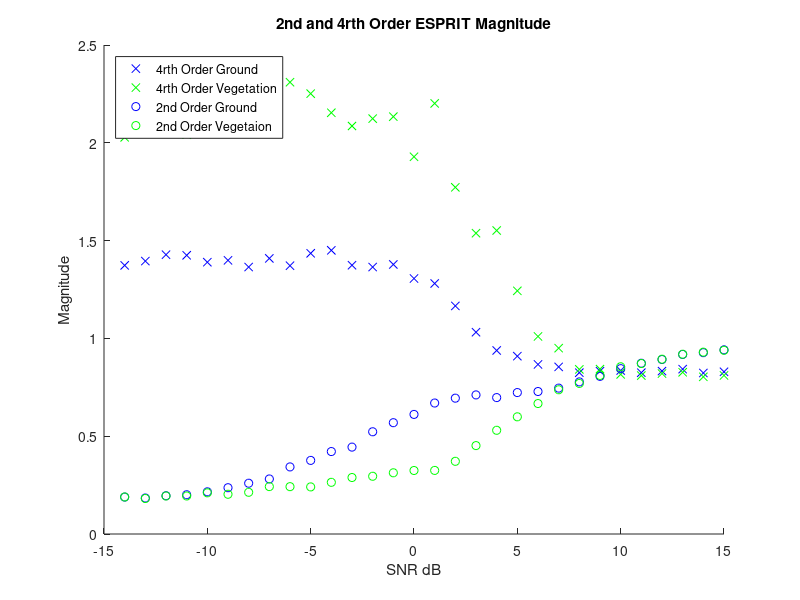
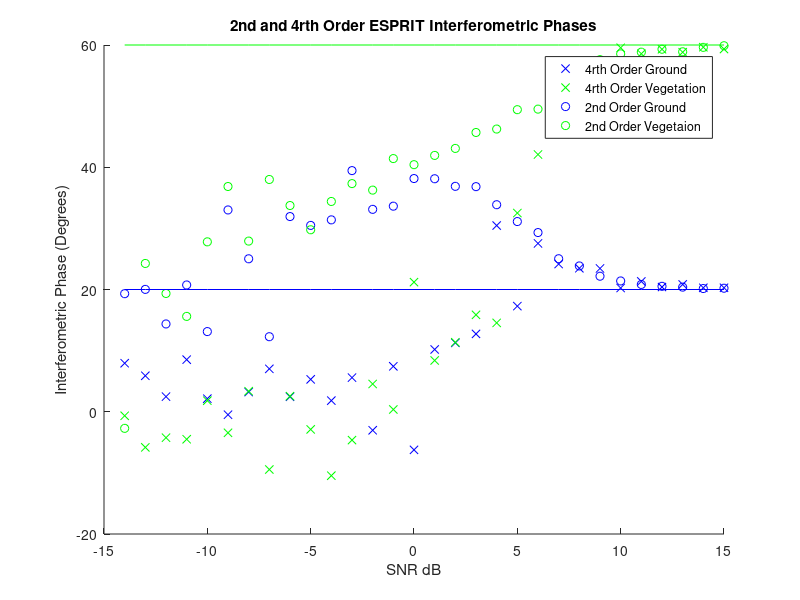

Reproduce these figures in MATLAB, in order.
%% Afric_Sim_test_ESPRIT
clc;clear;
%% Initializations
alpha = 1; %ground weighting factor
beta = 1;   %veg weighting factor

Pol_ground = [1;1;0]./sqrt(2);
Pol_vegitation = [1;1;1]./sqrt(3);

eye_2 = 0;
G_O = 20;
ground_offset = G_O*pi/180; % ground interferomitry offset
V_O = 60;
vegitation_offset = V_O*pi/180;    % veg interferomitry offset

Averaged_samples = 100;
Window_optimal = 81;    %size of window
SNR_samples = 30;

ground_angle_4 = zeros(SNR_samples,1);
ground_angle_2 = zeros(SNR_samples,1);

vegitation_angle_4 = zeros(SNR_samples,1);
vegitation_angle_2 = zeros(SNR_samples,1);

ground_abs_4 = zeros(SNR_samples,1);
ground_abs_2 = zeros(SNR_samples,1);

vegitation_abs_4 = zeros(SNR_samples,1);
vegitation_abs_2 = zeros(SNR_samples,1);

SNR = zeros(1,SNR_samples);
%% Matrix Construction
for SNR_sample = (1:SNR_samples);
    
    SNR(SNR_sample)=SNR_sample-15;
    Noise = (10^(-SNR(SNR_sample)/20))/sqrt(3);
    
    for unusedvariable = 1:Averaged_samples
        
        %% Matrix Construction
        
        g =  Pol_ground*exp(1i*2*pi*rand(1,Window_optimal));
        v =  Pol_vegitation*exp(1i*2*pi*rand(1,Window_optimal));
        
        s1 = alpha*g + beta*v;
        s2 = alpha*exp(1i*ground_offset)*g + beta*exp(1i*vegitation_offset)*v;
        
        s1_Noise = s1 + Noise*sqrt(-2*log(1-rand(3,Window_optimal))).*exp(1i*2*pi*rand(3,Window_optimal));
        s2_Noise = s2 + Noise*sqrt(-2*log(1-rand(3,Window_optimal))).*exp(1i*2*pi*rand(3,Window_optimal));
        
        index=[1 1
            2 2
            3 3
            1 2
            1 3
            2 3];
        
        S1_2 = [s1_Noise(1,:)
            s1_Noise(2,:)
            s1_Noise(3,:)];
        
        S2_2 = [s2_Noise(1,:)
            s2_Noise(2,:)
            s2_Noise(3,:)];
        
        S1_4 = [s1_Noise(1,:).*s1_Noise(1,:)
            s1_Noise(2,:).*s1_Noise(2,:)
            s1_Noise(3,:).*s1_Noise(3,:)
            s1_Noise(1,:).*s1_Noise(2,:)
            s1_Noise(1,:).*s1_Noise(3,:)
            s1_Noise(2,:).*s1_Noise(3,:)];
        
        S2_4 = [s2_Noise(1,:).*s2_Noise(1,:)
            s2_Noise(2,:).*s2_Noise(2,:)
            s2_Noise(3,:).*s2_Noise(3,:)
            s2_Noise(1,:).*s2_Noise(2,:)
            s2_Noise(1,:).*s2_Noise(3,:)
            s2_Noise(2,:).*s2_Noise(3,:)];
        
        R1_2 = S1_2*S1_2'/Window_optimal;
        R2_2 = S1_2*S2_2'/Window_optimal;
        
        R10_2 = S1_2*S1_2.'/Window_optimal;
        R20_2 = S2_2*S2_2.'/Window_optimal;
        
        R1_4 = S1_4*S1_4'/Window_optimal;
        R2_4 = S1_4*S2_4'/Window_optimal;
        
        for m = 1:6
            for n = 1:6
                
                R1_4(m,n)= R1_4(m,n) - R10_2(index(m,1),index(m,2))*R10_2(index(n,1),index(n,2))...
                    - R1_2(index(m,1),index(n,1))*R1_2(index(m,2),index(n,2))...
                    - R1_2(index(m,1),index(n,2))*R1_2(index(m,2),index(n,1));
                
                R2_4(m,n)= R2_4(m,n) - R10_2(index(m,1),index(m,2))*R20_2(index(n,1),index(n,2))...
                    - R2_2(index(m,1),index(n,1))*R2_2(index(m,2),index(n,2))...
                    - R2_2(index(m,1),index(n,2))*R2_2(index(m,2),index(n,1));
                
            end
        end
        %% Second Order Stats

        [eigenvec_2,eigenval_2] =eig((pinv(R1_2 + eye_2*eye(3)))*R2_2,'nobalance');
        
        [~,srt_2]=sort(abs(diag(eigenval_2)),'descend');
        
        Leig_copol = (abs(eigenval_2(srt_2(1),srt_2(1)))^2)....
            *abs(eigenvec_2(1,srt_2(1)))^2....
            + abs(eigenvec_2(2,srt_2(1)))^2;
        
        SLeig_copol = (abs(eigenval_2(srt_2(1),srt_2(1)))^2)....
            *abs(eigenvec_2(1,srt_2(2)))^2....
            + abs(eigenvec_2(2,srt_2(2)))^2;
        
        if (Leig_copol >= SLeig_copol)
            
            ground_angle_2(SNR_sample,1) = ground_angle_2(SNR_sample,1)....
                + angle(eigenval_2(srt_2(1),srt_2(1)))/Averaged_samples;
            
            vegitation_angle_2(SNR_sample,1) = vegitation_angle_2(SNR_sample,1)....
                + angle(eigenval_2(srt_2(2),srt_2(2)))/Averaged_samples;
            
            ground_abs_2(SNR_sample,1) = ground_abs_2(SNR_sample,1)....
                + (abs(eigenval_2(srt_2(1),srt_2(1))))/Averaged_samples;
            
            vegitation_abs_2(SNR_sample,1) = vegitation_abs_2(SNR_sample,1)....
                + (abs(eigenval_2(srt_2(2),srt_2(2))))/Averaged_samples;
        else
            
            ground_angle_2(SNR_sample,1) = ground_angle_2(SNR_sample,1)....
                + angle(eigenval_2(srt_2(2),srt_2(2)))/Averaged_samples;
            
            vegitation_angle_2(SNR_sample,1) = vegitation_angle_2(SNR_sample,1)....
                + angle(eigenval_2(srt_2(1),srt_2(1)))/Averaged_samples;
            
            ground_abs_2(SNR_sample,1) = ground_abs_2(SNR_sample,1)....
                + (abs(eigenval_2(srt_2(2),srt_2(2))))/Averaged_samples;
            
            vegitation_abs_2(SNR_sample,1) = vegitation_abs_2(SNR_sample,1)....
                + (abs(eigenval_2(srt_2(1),srt_2(1))))/Averaged_samples;
        end
        
        %% Fourth Order Statistics
        [~,eigenvalCov11_4] = eig(R1_4,'nobalance');

        eye_4 = mean(diag(eigenvalCov11_4))/max(diag(eigenvalCov11_4))^2;
        
        [eigenvec_4,eigenval_4] = eig((pinv(R1_4 + eye_4*eye(6)))*R2_4,'nobalance');
        
        [~,srt_4] = sort(abs(diag(eigenval_4)),'descend');
        
        LeigTemp  = (abs(eigenval_4(srt_4(1),srt_4(1))))^2....
            *(abs(eigenvec_4(3,srt_4(1)))^2....
            + abs(eigenvec_4(5,srt_4(1)))^2....
            + abs(eigenvec_4(6,srt_4(1)))^2);
        
        SLeigTemp = (abs(eigenval_4(srt_4(2),srt_4(2))))^2....
            *(abs(eigenvec_4(3,srt_4(2)))^2....
            + abs(eigenvec_4(5,srt_4(2)))^2....
            + abs(eigenvec_4(6,srt_4(2)))^2);
        
        if LeigTemp >= SLeigTemp
            vegitation_angle_4(SNR_sample,1) = vegitation_angle_4(SNR_sample,1)....
                + 0.5*angle(eigenval_4(srt_4(1),srt_4(1)))/Averaged_samples;
            
            ground_angle_4(SNR_sample,1) = ground_angle_4(SNR_sample,1)....
                + 0.5*angle(eigenval_4(srt_4(2),srt_4(2)))/Averaged_samples;
            
            vegitation_abs_4(SNR_sample,1) = vegitation_abs_4(SNR_sample,1)....
                + sqrt(abs(eigenval_4(srt_4(1),srt_4(1))))/Averaged_samples;
            
            ground_abs_4(SNR_sample,1) = ground_abs_4(SNR_sample,1)....
                + sqrt(abs(eigenval_4(srt_4(2),srt_4(2))))/Averaged_samples;
            
        else
            
            vegitation_angle_4(SNR_sample,1) = vegitation_angle_4(SNR_sample,1)....
                + 0.5*angle(eigenval_4(srt_4(2),srt_4(2)))/Averaged_samples;
            
            ground_angle_4(SNR_sample,1) = ground_angle_4(SNR_sample,1)....
                + 0.5*angle(eigenval_4(srt_4(1),srt_4(1)))/Averaged_samples;
            
            vegitation_abs_4(SNR_sample,1) = vegitation_abs_4(SNR_sample,1)....
                + sqrt(abs(eigenval_4(srt_4(2),srt_4(2))))/Averaged_samples;
            
            ground_abs_4(SNR_sample,1) = ground_abs_4(SNR_sample,1)....
                + sqrt(abs(eigenval_4(srt_4(1),srt_4(1))))/Averaged_samples;
        end
    end
end
%% Plotting Results
figure(4);
title('2nd and 4rth Order ESPRIT Interferometric Phases');
xlabel('SNR dB');ylabel('Interferometric Phase (Degrees)');
hold on;
plot(SNR,-1*(ground_angle_4)*180/pi,'bx');
plot(SNR,-1*(vegitation_angle_4)*180/pi,'gx');
plot(SNR,-1*(ground_angle_2)*180/pi,'bo');
plot(SNR,-1*(vegitation_angle_2)*180/pi,'go');
plot(SNR,V_O*ones(1,SNR_samples),'g');
plot(SNR,G_O*ones(1,SNR_samples),'b');
legend('4rth Order Ground','4rth Order Vegetation','2nd Order Ground','2nd Order Vegetaion','Location','northeast')
hold off
%
figure(3);
title('2nd and 4rth Order ESPRIT Magnitude');
xlabel('SNR dB');ylabel('Magnitude');
hold on;
plot(SNR,ground_abs_4,'bx');
plot(SNR,vegitation_abs_4,'gx');
plot(SNR,ground_abs_2,'bo');
plot(SNR,vegitation_abs_2,'go');
legend('4rth Order Ground','4rth Order Vegetation','2nd Order Ground','2nd Order Vegetaion','Location','northwest')
hold off
